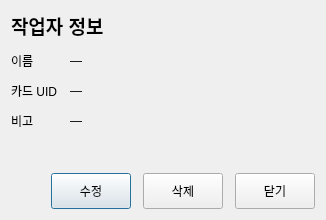
<?xml version="1.0" encoding="UTF-8"?>
<ui version="4.0">
 <class>WorkerInfoDialog</class>
 <widget class="QDialog" name="WorkerInfoDialog">
  <property name="windowTitle">
   <string>작업자 정보</string>
  </property>
  <property name="minimumSize">
   <size>
    <width>320</width>
    <height>220</height>
   </size>
  </property>
  <layout class="QVBoxLayout" name="verticalLayout">
   <property name="spacing">
    <number>12</number>
   </property>
   <item>
    <widget class="QLabel" name="label_title">
     <property name="objectName">
      <string>label_title</string>
     </property>
     <property name="font">
      <font>
       <pointsize>14</pointsize>
       <weight>75</weight>
       <bold>true</bold>
      </font>
     </property>
     <property name="text">
      <string>작업자 정보</string>
     </property>
    </widget>
   </item>
   <item>
    <layout class="QFormLayout" name="formLayout_info">
     <item row="0" column="0">
      <widget class="QLabel" name="label_name_caption">
       <property name="text">
        <string>이름</string>
       </property>
      </widget>
     </item>
     <item row="0" column="1">
      <widget class="QLabel" name="label_name_value">
       <property name="objectName">
        <string>label_name_value</string>
       </property>
       <property name="text">
        <string>—</string>
       </property>
      </widget>
     </item>
     <item row="1" column="0">
      <widget class="QLabel" name="label_uid_caption">
       <property name="text">
        <string>카드 UID</string>
       </property>
      </widget>
     </item>
     <item row="1" column="1">
      <widget class="QLabel" name="label_uid_value">
       <property name="objectName">
        <string>label_uid_value</string>
       </property>
       <property name="text">
        <string>—</string>
       </property>
      </widget>
     </item>
     <item row="2" column="0">
      <widget class="QLabel" name="label_note_caption">
       <property name="text">
        <string>비고</string>
       </property>
      </widget>
     </item>
     <item row="2" column="1">
      <widget class="QLabel" name="label_note_value">
       <property name="objectName">
        <string>label_note_value</string>
       </property>
       <property name="text">
        <string>—</string>
       </property>
      </widget>
     </item>
    </layout>
   </item>
   <item>
    <spacer name="verticalSpacer">
     <property name="orientation">
      <enum>Qt::Orientation::Vertical</enum>
     </property>
     <property name="sizeHint" stdset="0">
      <size>
       <width>20</width>
       <height>16</height>
      </size>
     </property>
    </spacer>
   </item>
   <item>
    <layout class="QHBoxLayout" name="horizontalLayout_buttons">
     <item>
      <spacer name="horizontalSpacer">
       <property name="orientation">
        <enum>Qt::Orientation::Horizontal</enum>
       </property>
       <property name="sizeHint" stdset="0">
        <size>
         <width>40</width>
         <height>20</height>
        </size>
       </property>
      </spacer>
     </item>
     <item>
      <widget class="QPushButton" name="button_edit">
       <property name="objectName">
        <string>button_edit</string>
       </property>
       <property name="minimumSize">
        <size>
         <width>0</width>
         <height>36</height>
        </size>
       </property>
       <property name="text">
        <string>수정</string>
       </property>
      </widget>
     </item>
     <item>
      <widget class="QPushButton" name="button_delete">
       <property name="objectName">
        <string>button_delete</string>
       </property>
       <property name="minimumSize">
        <size>
         <width>0</width>
         <height>36</height>
        </size>
       </property>
       <property name="text">
        <string>삭제</string>
       </property>
      </widget>
     </item>
     <item>
      <widget class="QPushButton" name="button_close">
       <property name="objectName">
        <string>button_close</string>
       </property>
       <property name="minimumSize">
        <size>
         <width>0</width>
         <height>36</height>
        </size>
       </property>
       <property name="text">
        <string>닫기</string>
       </property>
      </widget>
     </item>
    </layout>
   </item>
  </layout>
 </widget>
 <resources/>
 <connections/>
</ui>
